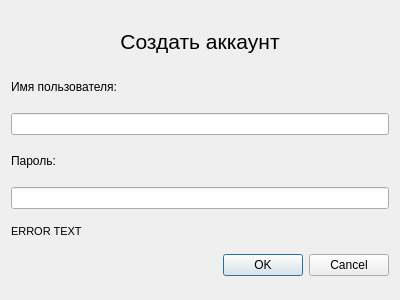
<?xml version="1.0" encoding="UTF-8"?>
<ui version="4.0">
 <class>create_account</class>
 <widget class="QDialog" name="create_account">
  <property name="geometry">
   <rect>
    <x>0</x>
    <y>0</y>
    <width>400</width>
    <height>300</height>
   </rect>
  </property>
  <property name="windowTitle">
   <string>Dialog</string>
  </property>
  <layout class="QVBoxLayout" name="verticalLayout">
   <item>
    <widget class="QLabel" name="changed_title">
     <property name="maximumSize">
      <size>
       <width>16777215</width>
       <height>40</height>
      </size>
     </property>
     <property name="font">
      <font>
       <pointsize>16</pointsize>
      </font>
     </property>
     <property name="text">
      <string>Создать аккаунт</string>
     </property>
     <property name="alignment">
      <set>Qt::AlignCenter</set>
     </property>
    </widget>
   </item>
   <item>
    <widget class="QLabel" name="label_2">
     <property name="maximumSize">
      <size>
       <width>16777215</width>
       <height>20</height>
      </size>
     </property>
     <property name="text">
      <string>Имя пользователя:</string>
     </property>
    </widget>
   </item>
   <item>
    <widget class="QLineEdit" name="username_line"/>
   </item>
   <item>
    <widget class="QLabel" name="label_3">
     <property name="maximumSize">
      <size>
       <width>16777215</width>
       <height>20</height>
      </size>
     </property>
     <property name="text">
      <string>Пароль:</string>
     </property>
    </widget>
   </item>
   <item>
    <widget class="QLineEdit" name="password_name"/>
   </item>
   <item>
    <widget class="QLabel" name="error">
     <property name="enabled">
      <bool>true</bool>
     </property>
     <property name="maximumSize">
      <size>
       <width>16777215</width>
       <height>13</height>
      </size>
     </property>
     <property name="font">
      <font>
       <pointsize>8</pointsize>
      </font>
     </property>
     <property name="text">
      <string>ERROR TEXT</string>
     </property>
    </widget>
   </item>
   <item>
    <widget class="QDialogButtonBox" name="buttonBox">
     <property name="standardButtons">
      <set>QDialogButtonBox::Cancel|QDialogButtonBox::Ok</set>
     </property>
    </widget>
   </item>
  </layout>
 </widget>
 <resources/>
 <connections/>
</ui>
